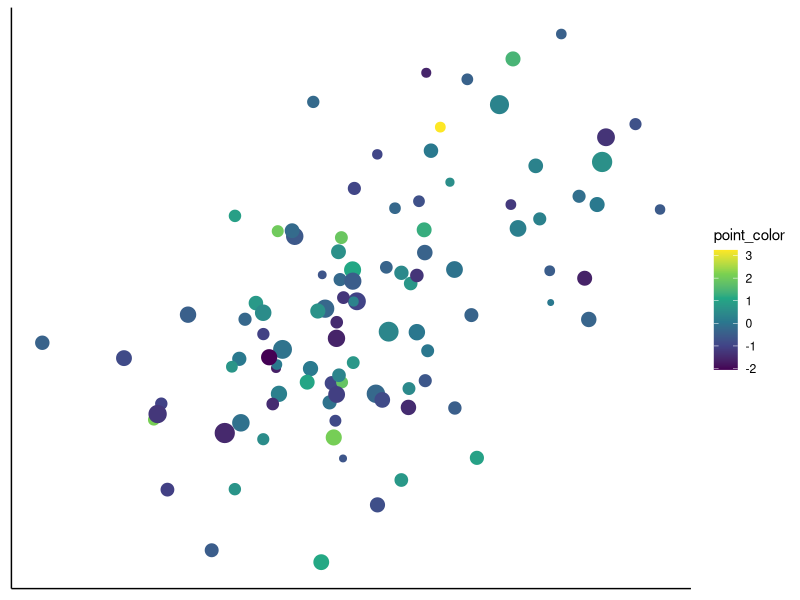
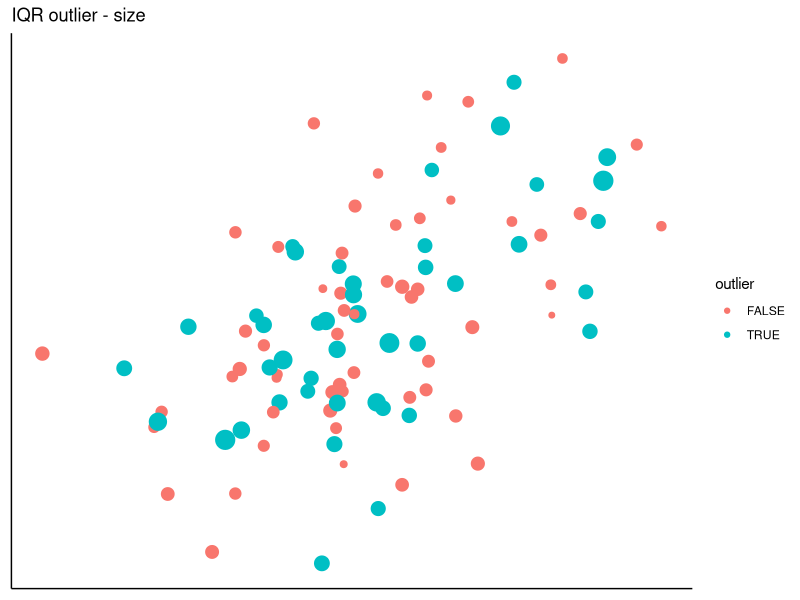
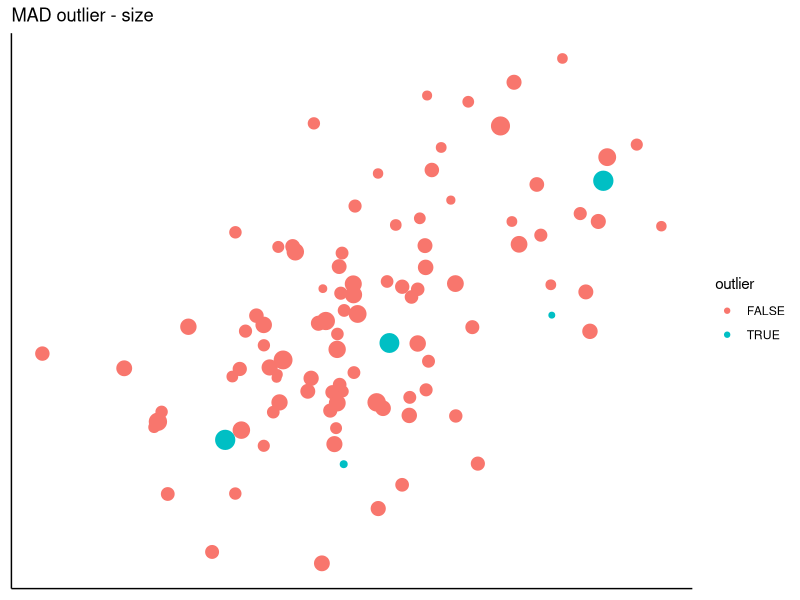
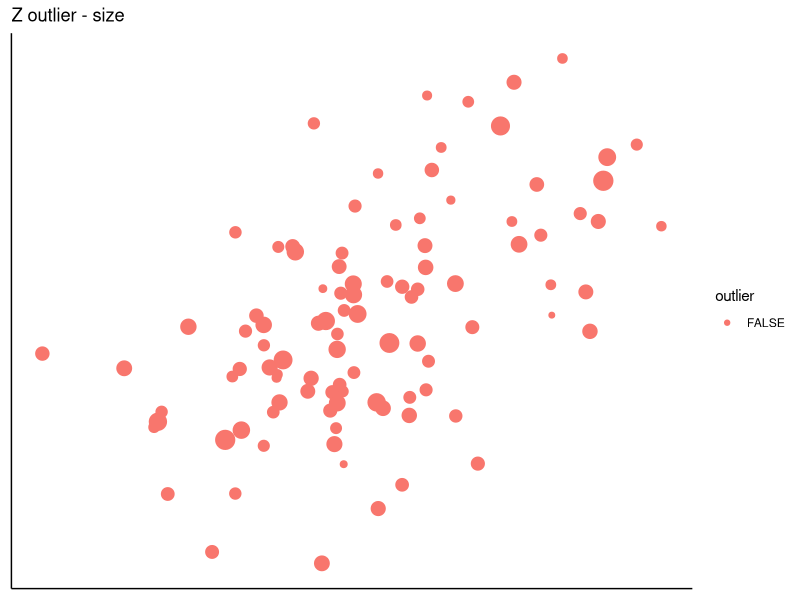
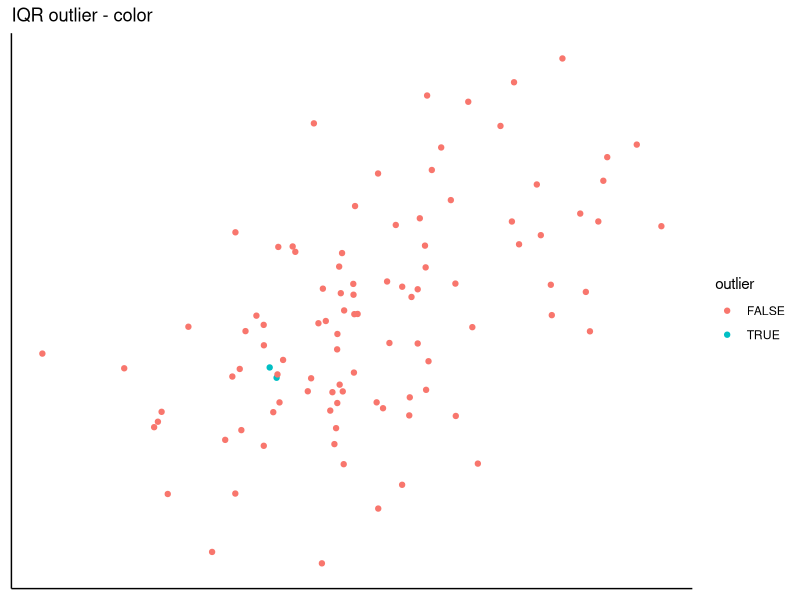
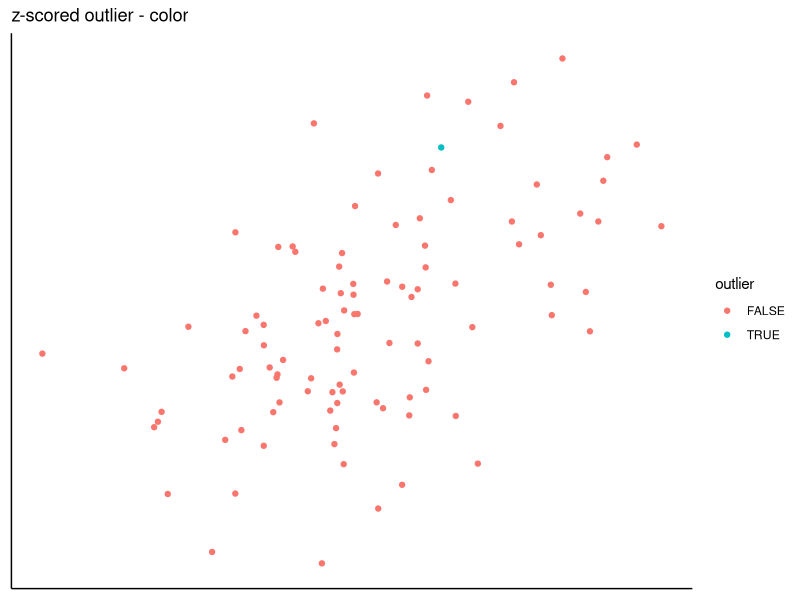
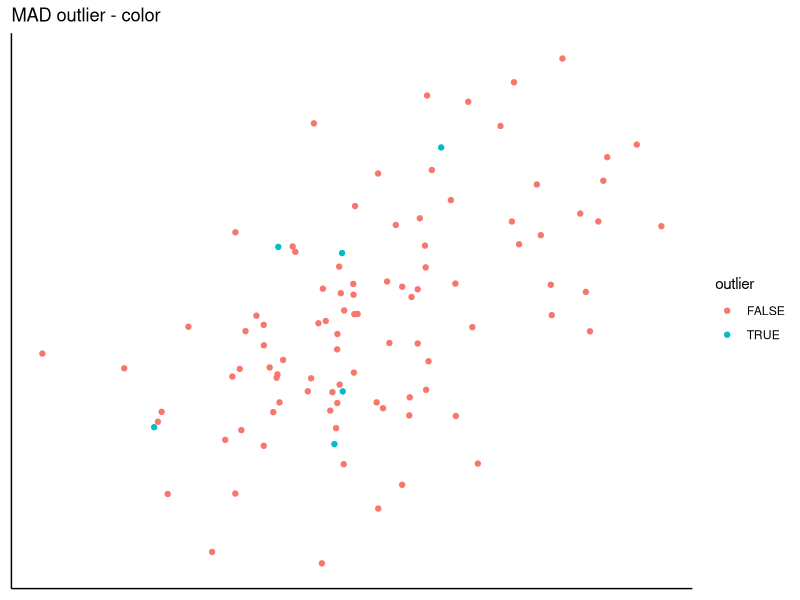
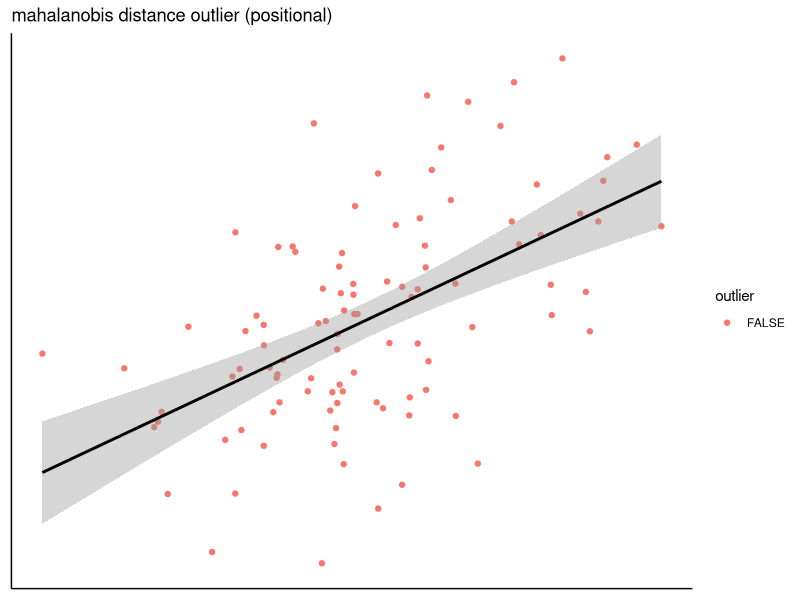

The R script that drew these images, in order:
library(ggplot2)
library(MASS)

# Set a seed for reproducibility
set.seed(123) 

# set parameters
n_points <- 100
point_size <- rnorm(n_points, mean = 4, sd = 1)
point_color <- rnorm(n_points, mean = 0, sd = 1) 

# generate data
bvnData <- mvrnorm(
  n = n_points, 
  mu = c(0.1, 0.1), 
  Sigma = matrix(c(0.3, 0.18, 0.18, 0.3), 
                 ncol = 2)
)

# create df
bvnData <- as.data.frame(bvnData)
bvnData$point_size <- point_size
bvnData$point_color <- point_color



# visualize scatterplot
ggplot(bvnData, aes(V1, V2, color = point_color))+
  geom_point(size = point_size) +
  scale_color_viridis_c() +
  theme(panel.border = element_blank(),
        panel.grid.major = element_blank(),
        panel.grid.minor = element_blank(),
        axis.line = element_line(colour = "black"),
        panel.background = element_blank(),
        axis.ticks.x=element_blank(),
        axis.text.x=element_blank(),
        axis.ticks.y=element_blank(),
        axis.text.y=element_blank()) +
  labs(x = NULL,
       y = NULL)


############## calculate outliers ###########

# IQR outlier - point_size
iqr_size <- boxplot.stats(bvnData$point_size)$out   #IQR
Q1 <- quantile(iqr_size, probs=c(.25))
Q3 <- quantile(iqr_size, probs=c(.75))
upper_iqr <- Q3 + (1.5 * iqr_size)
lower_iqr <- Q1 - (1.5 * iqr_size)
bvnData$iqr_out_size <- bvnData$point_size < lower_iqr | bvnData$point_size > upper_iqr

ggplot(bvnData, aes(V1, V2, color=iqr_out_size))+
  geom_point(size=point_size) +
  theme(panel.border = element_blank(),
        panel.grid.major = element_blank(),
        panel.grid.minor = element_blank(),
        axis.line = element_line(colour = "black"),
        panel.background = element_blank(),
        axis.ticks.x=element_blank(),
        axis.text.x=element_blank(),
        axis.ticks.y=element_blank(),
        axis.text.y=element_blank()) +
  labs(x = NULL,
       y = NULL,
       title = "IQR outlier - size",
       color="outlier")

# MAD outlier - point size
lower_bound <- median(bvnData$point_size) - 3 * mad(bvnData$point_size, constant = 1) # Hampel filter (MAD)
upper_bound <- median(bvnData$point_size) + 3 * mad(bvnData$point_size, constant = 1)
bvnData$mad_out_size <- bvnData$point_size < lower_bound | bvnData$point_size > upper_bound

ggplot(bvnData, aes(V1, V2, color=mad_out_size))+
  geom_point(size=point_size) +
  theme(panel.border = element_blank(),
        panel.grid.major = element_blank(),
        panel.grid.minor = element_blank(),
        axis.line = element_line(colour = "black"),
        panel.background = element_blank(),
        axis.ticks.x=element_blank(),
        axis.text.x=element_blank(),
        axis.ticks.y=element_blank(),
        axis.text.y=element_blank()) +
  labs(x = NULL,
       y = NULL,
       title = "MAD outlier - size",
       color="outlier")

# z score outlier - point size
bvnData$z_point_size <- scale(bvnData$point_size)  # Z score
bvnData$z_out_size <-  bvnData$z_point_size < -3 | bvnData$z_point_size > 3   # < -3 or > 3 is considered as extremely rare

ggplot(bvnData, aes(V1, V2, color=z_out_size))+
  geom_point(size=point_size) +
  theme(panel.border = element_blank(),
        panel.grid.major = element_blank(),
        panel.grid.minor = element_blank(),
        axis.line = element_line(colour = "black"),
        panel.background = element_blank(),
        axis.ticks.x=element_blank(),
        axis.text.x=element_blank(),
        axis.ticks.y=element_blank(),
        axis.text.y=element_blank()) +
  labs(x = NULL,
       y = NULL,
       title = "Z outlier - size",
       color="outlier")



# IQR outlier - color
iqr_color <- boxplot.stats(bvnData$point_color)$out  #IQR
Q1 <- quantile(iqr_color, probs=c(.25))
Q3 <- quantile(iqr_color, probs=c(.75))
upper_iqr <- Q3 + (1.5 * iqr_color)
lower_iqr <- Q1 - (1.5 * iqr_color)
bvnData$iqr_out_color <- bvnData$point_color < lower_iqr | bvnData$point_color > upper_iqr

ggplot(bvnData, aes(V1, V2, color=iqr_out_color))+
  geom_point() +
  theme(panel.border = element_blank(),
        panel.grid.major = element_blank(),
        panel.grid.minor = element_blank(),
        axis.line = element_line(colour = "black"),
        panel.background = element_blank(),
        axis.ticks.x=element_blank(),
        axis.text.x=element_blank(),
        axis.ticks.y=element_blank(),
        axis.text.y=element_blank()) +
  labs(x = NULL,
       y = NULL,
       title = "IQR outlier - color",
       color="outlier")

# z-score outlier - color
bvnData$z_point_color <- scale(bvnData$point_color)  # Z score
summary(bvnData$z_point_color)
bvnData$z_out_color <- bvnData$z_point_color < -3 | bvnData$z_point_color > 3   # < -3 or > 3 is considered as extremely rare

ggplot(bvnData, aes(V1, V2, color=z_out_color))+
  geom_point() +
  theme(panel.border = element_blank(),
        panel.grid.major = element_blank(),
        panel.grid.minor = element_blank(),
        axis.line = element_line(colour = "black"),
        panel.background = element_blank(),
        axis.ticks.x=element_blank(),
        axis.text.x=element_blank(),
        axis.ticks.y=element_blank(),
        axis.text.y=element_blank()) +
  labs(x = NULL,
       y = NULL,
       title = "z-scored outlier - color",
       color="outlier")

# MAD outlier - color
lower_bound <- median(bvnData$point_color) - 3 * mad(bvnData$point_color, constant = 1) # Hampel filter (MAD)
upper_bound <- median(bvnData$point_color) + 3 * mad(bvnData$point_color, constant = 1)
bvnData$mad_out_color <- bvnData$point_color < lower_bound | bvnData$point_color > upper_bound

ggplot(bvnData, aes(V1, V2, color=mad_out_color))+
  geom_point() +
  theme(panel.border = element_blank(),
        panel.grid.major = element_blank(),
        panel.grid.minor = element_blank(),
        axis.line = element_line(colour = "black"),
        panel.background = element_blank(),
        axis.ticks.x=element_blank(),
        axis.text.x=element_blank(),
        axis.ticks.y=element_blank(),
        axis.text.y=element_blank()) +
  labs(x = NULL,
       y = NULL,
       title = "MAD outlier - color",
       color="outlier")



# positional outlier BVN
df <- subset(bvnData, select = c(V1, V2))
df$md <- mahalanobis(df, colMeans(df), cov(df))
df$md_p <- pchisq(df$md, df=1, lower.tail=FALSE)
df$md_out <- ifelse(df$md_p<0.001, TRUE, FALSE)

# scatter with MD outlier
ggplot(df, aes(V1, V2, color=md_out))+
  geom_point() +
  stat_smooth(aes(group = 1), method = "lm", formula = y ~ x, color="black") +
  theme(panel.border = element_blank(),
        panel.grid.major = element_blank(),
        panel.grid.minor = element_blank(),
        axis.line = element_line(colour = "black"),
        panel.background = element_blank(),
        axis.ticks.x=element_blank(),
        axis.text.x=element_blank(),
        axis.ticks.y=element_blank(),
        axis.text.y=element_blank()) +
  labs(x = NULL,
       y = NULL,
       title = "mahalanobis distance outlier (positional)",
       color="outlier")
